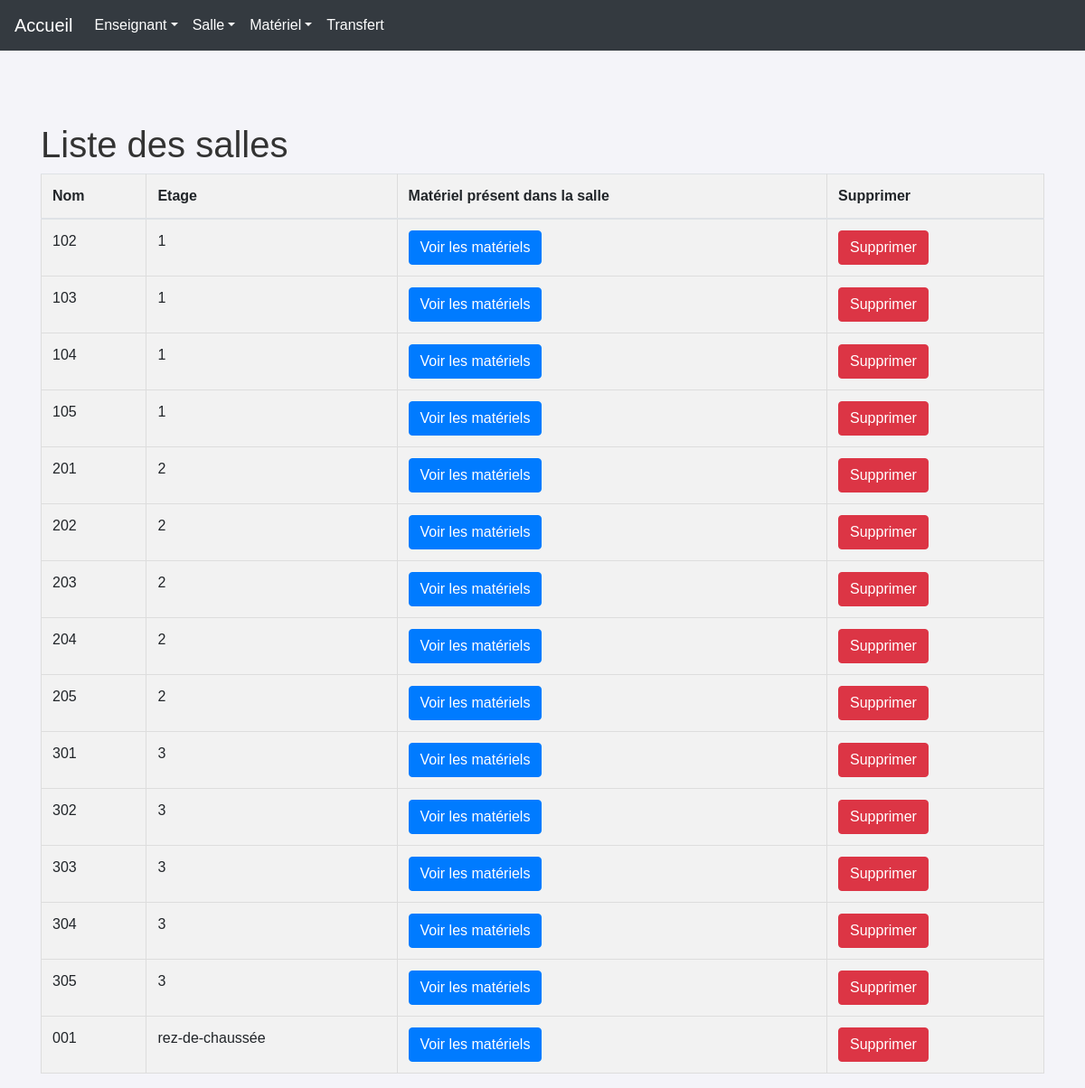
Page /gestion_de_materiel/salle/liste_salles on the committed database.
### gestion_de_materiel/models.py (models this page shows, shortened)
class Salle(models.Model):
    nom = models.CharField(
        max_length=50,
        blank=False,
        null=True,
        default='aucun'
    )
    etage = models.CharField(
        max_length=50,
        blank=False,
        null=True,
        default='aucun'
    )

### gestion_de_materiel/views.py (the view)
# urls.py: path('gestion_de_materiel/salle/liste_salles', liste_salles, name='liste_salles'),
def liste_salles(request):
    salles = Salle.objects.all()
    return render(request, 'gestion_de_materiel/salle/liste_salles.html', {'salles': salles})

### templates/gestion_de_materiel/salle/liste_salles.html (shortened to what this page needs)
<!DOCTYPE html>
<html>
<head>
    <link rel="stylesheet" href="https://stackpath.bootstrapcdn.com/bootstrap/4.5.0/css/bootstrap.min.css">
</head>
<body>
    {% include 'gestion_de_materiel/includes/entete.html' %}
    <div class="container">
        <h1>Liste des salles</h1>
        <table class="table table-striped">
            <thead>
                <tr>
                    <th>Nom</th>
                    <th>Etage</th>
                    <th>Matériel présent dans la salle</th>
                    <th>Supprimer</th>
                </tr>
            </thead>
            <tbody>
                {% for salle in salles %}
                    <tr>
                        <td>{{ salle.nom }}</td>
                        <td>{{ salle.etage }}</td>
                        <td>
                            <a href="{% url 'liste_materiels_salle' salle.id %}" class="btn btn-primary">Voir les matériels</a>
                        </td>
                        <td>
                            <form method="post" action="{% url 'supprimer_salle' salle.id %}">
                                <button type="submit" class="btn btn-danger">Supprimer</button>
                            </form>
                        </td>
                    </tr>
                {% empty %}
                    <tr>
                        <td colspan="4">Aucune salle trouvée.</td>
                    </tr>
                {% endfor %}
            </tbody>
        </table>
    </div>
</body>
</html>

### templates/gestion_de_materiel/includes/entete.html (shortened to what this page needs)
<!DOCTYPE html>
<html>
<head>
    <link rel="stylesheet" href="https://stackpath.bootstrapcdn.com/bootstrap/4.5.0/css/bootstrap.min.css">
</head>
<body>
    <nav class="navbar navbar-expand-lg">
        <a class="navbar-brand" href="/gestion_de_materiel/accueil">Accueil</a>
        <div class="collapse navbar-collapse">
            <ul class="navbar-nav mr-auto">
                <li class="nav-item dropdown">
                    <a class="nav-link dropdown-toggle" href="#" id="enseignantDropdown" role="button" data-toggle="dropdown" aria-haspopup="true" aria-expanded="false">Enseignant</a>
                </li>
                <li class="nav-item dropdown">
                    <a class="nav-link dropdown-toggle" href="#" id="salleDropdown" role="button" data-toggle="dropdown" aria-haspopup="true" aria-expanded="false">Salle</a>
                </li>
                <li class="nav-item dropdown">
                    <a class="nav-link dropdown-toggle" href="#" id="materielDropdown" role="button" data-toggle="dropdown" aria-haspopup="true" aria-expanded="false">Matériel</a>
                </li>
                <li class="nav-item">
                    <a class="nav-link" href="/gestion_de_materiel/transfert/choix_materiel">Transfert</a>
                </li>
            </ul>
        </div>
    </nav>
    <div class="container content">
    </div>
</body>
</html>

### templates/gestion_de_materiel/salle/liste_salles.html (style rules this page uses)
body { font-family: Arial, sans-serif; background-color: #f4f4f9; color: #333; }
.navbar { background-color: #343a40; }
.navbar-brand, .navbar-nav .nav-link { color: #fff; }
.container { margin-top: 20px; }
.btn-primary { background-color: #007bff; border: none; }
h1 { margin-bottom: 20px; }
table { background-color: #fff; border-collapse: collapse; width: 100%; }
th, td { border: 1px solid #ddd; padding: 8px; text-align: left; }
th { background-color: #f2f2f2; }
tr:nth-child(even) { background-color: #f2f2f2; }

### templates/gestion_de_materiel/includes/entete.html (style rules this page uses)
body { font-family: Arial, sans-serif; background-color: #f4f4f9; color: #333; }
.navbar { background-color: #343a40; }
.navbar-brand, .navbar-nav .nav-link { color: #fff; }
.content { padding: 20px; }

### rows in the picture
Salle: nom "102", etage "1"
Salle: nom "103", etage "1"
Salle: nom "104", etage "1"
Salle: nom "105", etage "1"
Salle: nom "201", etage "2"
Salle: nom "202", etage "2"
Salle: nom "203", etage "2"
Salle: nom "204", etage "2"
Salle: nom "205", etage "2"
Salle: nom "301", etage "3"
Salle: nom "302", etage "3"
Salle: nom "303", etage "3"
Salle: nom "304", etage "3"
Salle: nom "305", etage "3"
Salle: nom "001", etage "rez-de-chaussée"
